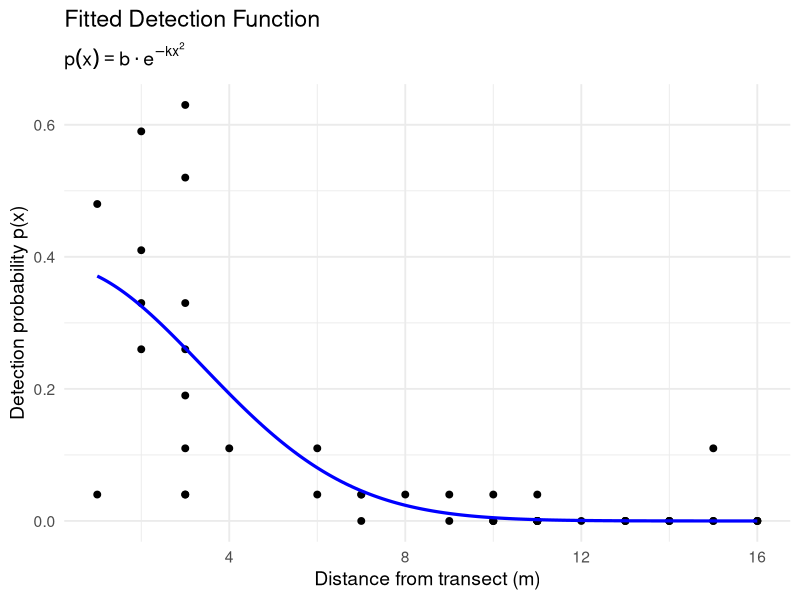
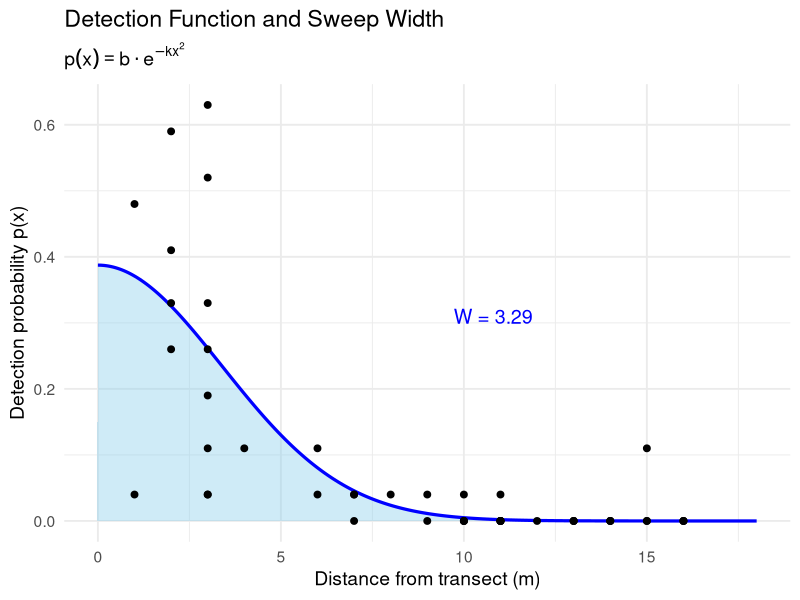

Here is the R script that generated these plots, in order:
###############################################################
#  Sweep Width Estimation
#  -------------------------------------------------------
#  This script fits a Gaussian-type detection function:
#
#       p(x) = b * exp(-k * x^2)
#
#  to calibration data consisting of observed detection
#  probabilities at different distances from a transect line.
#
#  The calibration dataset included below represents actual
#  field data collected during the 2012–2013 sweep-width
#  experiments of the Wadi Qusaybah Project.
#
#  Sweep width W is computed using:
#       W = b * sqrt(pi / k)
###############################################################

library(minpack.lm)
library(ggplot2)

x <- c(1,1,2,2,2,2,3,3,3,3,3,3,3,3,4,6,6,7,7,7,8,9,9,10,10,10,10,
       11,11,11,11,11,11,12,13,13,13,14,14,14,15,15,15,16,16,16)

y <- c(.48,.04,.26,.41,.33,.59,.52,.11,.04,.19,.33,.04,.63,.26,
       .11,.04,.11,.04,.04,0,.04,0,.04,0,.04,0,0,0,0,0,.04,0,0,0,
       0,0,0,0,0,0,0,0,.11,0,0,0)

start_values <- list(b = 0.5, k = 0.05)

fit <- nlsLM(
  y ~ b * exp(-k * x^2),
  start = start_values,
  control = nls.lm.control(maxiter = 1000)
)

summary(fit)

b_hat <- coef(fit)["b"]
k_hat <- coef(fit)["k"]

pred_df <- data.frame(x = seq(min(x), max(x), length.out = 200))
pred_df$y_pred <- predict(fit, newdata = pred_df)

ggplot() +
  geom_point(aes(x, y), size = 2, color = "black") +
  geom_line(data = pred_df, aes(x, y_pred),
            color = "blue", size = 1.1) +
  labs(
    title = "Fitted Detection Function",
    subtitle = expression(p(x) == b %.% e^{-k * x^2}),
    x = "Distance from transect (m)",
    y = "Detection probability p(x)"
  ) +
  theme_minimal(base_size = 14)

W <- b_hat * sqrt(pi / k_hat)
cat("Sweep width (W):", W, "\n")

x_pred <- seq(0, max(x) + 2, length.out = 300)
y_pred <- b_hat * exp(-k_hat * x_pred^2)
shade_df <- data.frame(x = x_pred, y = y_pred)

ggplot() +
  geom_area(data = shade_df,
            aes(x = x, y = y),
            fill = "skyblue", alpha = 0.4) +
  geom_line(data = shade_df,
            aes(x = x, y = y),
            color = "blue", size = 1.1) +
  geom_point(aes(x, y), size = 2, color = "black") +
  annotate("text",
           x = max(x_pred) * 0.6,
           y = max(y_pred) * 0.8,
           label = paste0("W = ", round(W, 2)),
           color = "blue", size = 5) +
  labs(
    title = "Detection Function and Sweep Width",
    subtitle = expression(p(x) == b %.% e^{-k * x^2}),
    x = "Distance from transect (m)",
    y = "Detection probability p(x)"
  ) +
  theme_minimal(base_size = 14)
